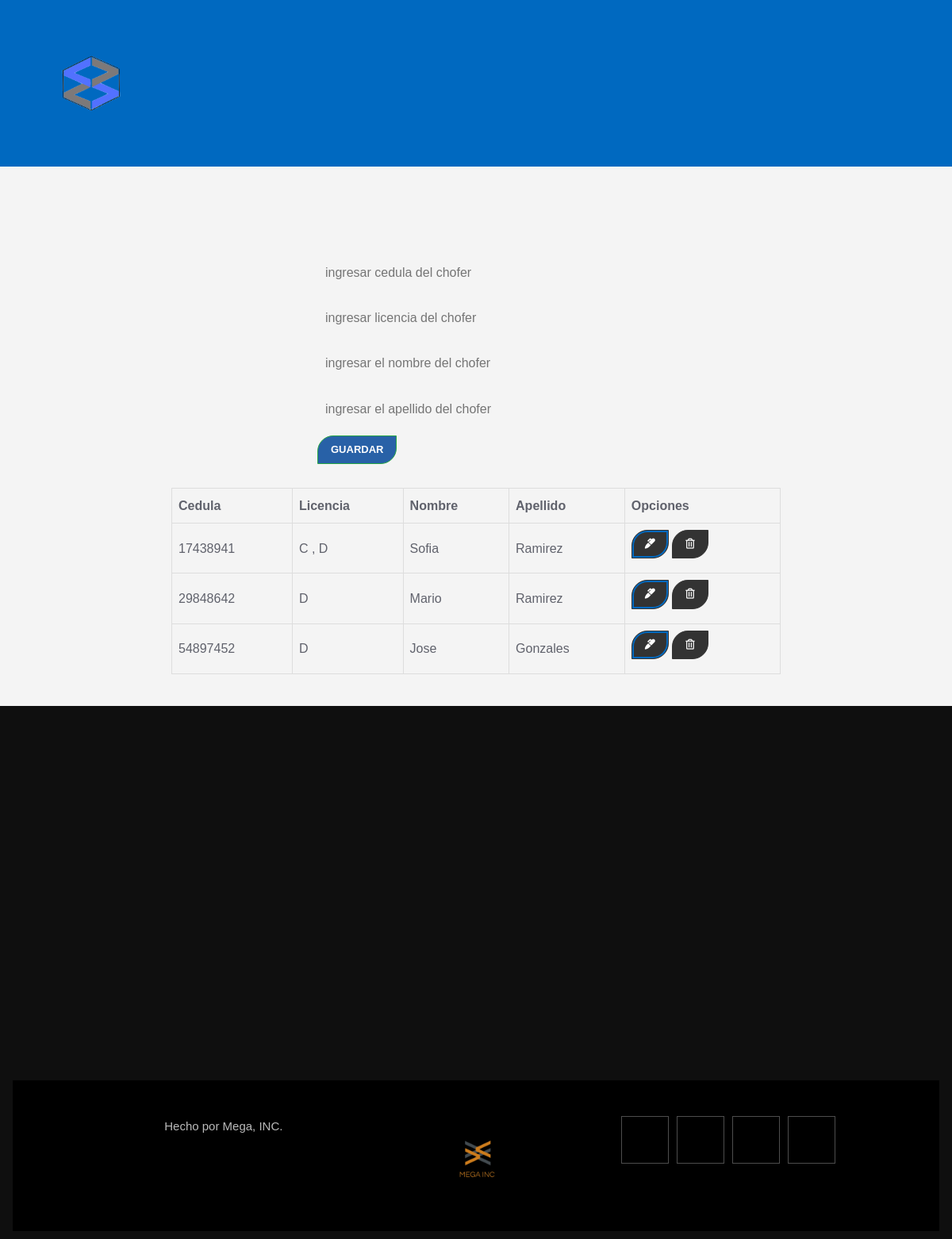
Before: /home/gestionChofer.php (signed in) with the older database file.
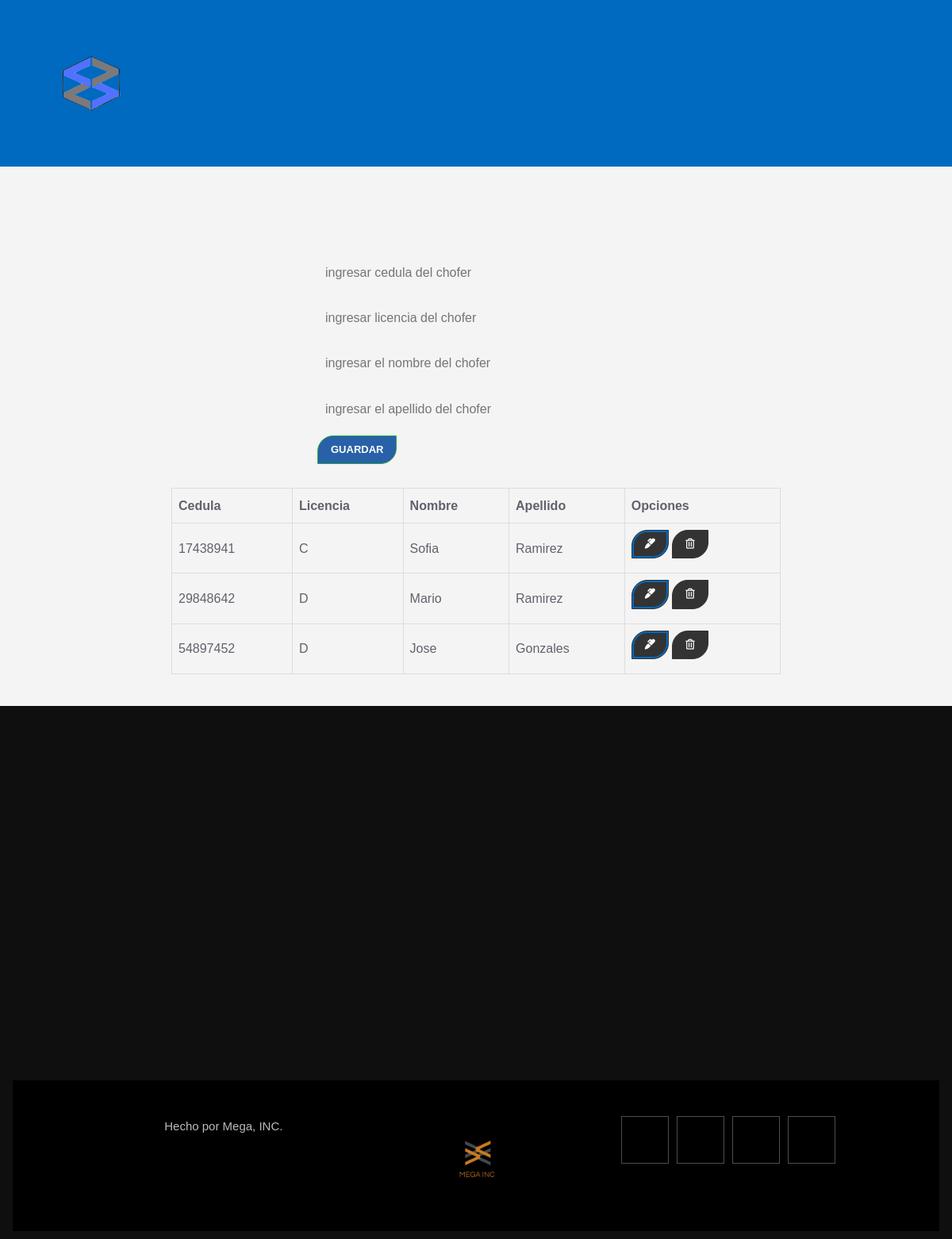
After: the same page with the newer database file.
### tables this page shows
CREATE TABLE `chofer` (
  `cedula` int(10) NOT NULL,
  `licencia` varchar(10) NOT NULL,
  `nombre` varchar(50) NOT NULL,
  `apellido` varchar(50) NOT NULL
);

### home/gestionChofer.php (the view, shortened to what this page needs)
<?php include("config\usersDB.php"); ?>
<?php include('includes\header.php'); ?>
<main class="container p-4">
  <div class="row">
    <div class="col-md-4">
      <div class="card card-body">
        <form action="save_chofer.php" method="POST">
        <div class="form-group">
            <input type="text" name="cedula" class="form-control" placeholder="ingresar cedula del chofer" autofocus required>
          </div>
        <div class="form-group">
            <input type="text" name="licencia" class="form-control" placeholder="ingresar licencia del chofer" autofocus required>
          </div>
          <div class="form-group">
            <input type="text" name="nombre" class="form-control" placeholder="ingresar el nombre del chofer" autofocus required>
          </div>
          <div class="form-group">
            <input type="text" name="apellido" class="form-control" placeholder="ingresar el apellido del chofer" autofocus required>
          </div>
          <input type="submit" name="save_chofer" class="btn btn-success btn-block" value="Guardar">
        </form>
      </div>
    </div>
    <div class="col-md-8">
      <table class="table table-bordered">
        <thead>
          <tr>
            <th>Cedula</th>
            <th>Licencia</th>
            <th>Nombre</th>
            <th>Apellido</th>
            <th>Opciones</th>
          </tr>
        </thead>
        <tbody>
          <?php
          $query = "SELECT * FROM chofer";
          $result_tasks = mysqli_query($conn, $query);
          while($row = mysqli_fetch_assoc($result_tasks)) { ?>
          <tr>
            <td><?php echo $row['cedula']; ?></td>
            <td><?php echo $row['licencia']; ?></td>
            <td><?php echo $row['nombre']; ?></td>
            <td><?php echo $row['apellido']; ?></td>
            <td>
              <a href="edit_chofer.php?cedula=<?php echo $row['cedula']?>" class="btn btn-secondary">
                <i class="fas fa-marker"></i>
              </a>
              <a href="delete_chofer.php?cedula=<?php echo $row['cedula']?>" class="btn btn-danger">
                <i class="far fa-trash-alt"></i>
              </a>
            </td>
          </tr>
          <?php } ?>
        </tbody>
      </table>
    </div>
  </div>
</main>
<?php include('includes\footer.php'); ?>

Changed rows visible on the page:
changed chofer "Sofia": licencia "C , D" → "C"
